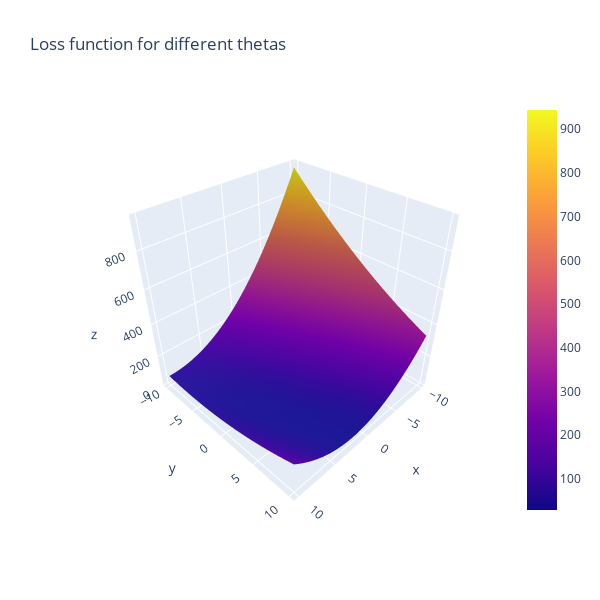

Write notebook code for a chart like this one.
### Code cell
#This figure shows the loss function.

#X = Theta0
#Y - Theta1
#Z = Loss
#Find where it is closest to 0 in X and Y!

#you can click/hold in the graph below to rotate!

fig = go.Figure(data=[go.Surface(x=theta1_vals, y=theta0_vals, z=J_vals)])
fig.update_layout(title='Loss function for different thetas', autosize=True,
                  width=600, height=600, xaxis_title='theta0', 
                 yaxis_title='theta1')
fig.show()

### Figure 1 — Plotly figure (JSON) as saved in the notebook; plotly's stock layout.template omitted (floating-point values rounded to 4 significant figures; data arrays with more than 128 entries replaced by an {"elided": "..."} marker saying what was removed)
{"data": [{"type": "surface", "x": [-10, -9.798, -9.596, -9.394, -9.192, -8.99, -8.788, -8.586, -8.384, -8.182, -7.98, -7.778, -7.576, -7.374, -7.172, -6.97, -6.768, -6.566, -6.364, -6.162, -5.96, -5.758, -5.556, -5.354, -5.152, -4.949, -4.747, -4.545, -4.343, -4.141, -3.939, -3.737, -3.535, -3.333, -3.131, -2.929, -2.727, -2.525, -2.323, -2.121, -1.919, -1.717, -1.515, -1.313, -1.111, -0.9091, -0.7071, -0.5051, -0.303, -0.101, 0.101, 0.303, 0.5051, 0.7071, 0.9091, 1.111, 1.313, 1.515, 1.717, 1.919, 2.121, 2.323, 2.525, 2.727, 2.929, 3.131, 3.333, 3.535, 3.737, 3.939, 4.141, 4.343, 4.545, 4.747, 4.949, 5.152, 5.354, 5.556, 5.758, 5.96, 6.162, 6.364, 6.566, 6.768, 6.97, 7.172, 7.374, 7.576, 7.778, 7.98, 8.182, 8.384, 8.586, 8.788, 8.99, 9.192, 9.394, 9.596, 9.798, 10], "y": [-10, -9.798, -9.596, -9.394, -9.192, -8.99, -8.788, -8.586, -8.384, -8.182, -7.98, -7.778, -7.576, -7.374, -7.172, -6.97, -6.768, -6.566, -6.364, -6.162, -5.96, -5.758, -5.556, -5.354, -5.152, -4.949, -4.747, -4.545, -4.343, -4.141, -3.939, -3.737, -3.535, -3.333, -3.131, -2.929, -2.727, -2.525, -2.323, -2.121, -1.919, -1.717, -1.515, -1.313, -1.111, -0.9091, -0.7071, -0.5051, -0.303, -0.101, 0.101, 0.303, 0.5051, 0.7071, 0.9091, 1.111, 1.313, 1.515, 1.717, 1.919, 2.121, 2.323, 2.525, 2.727, 2.929, 3.131, 3.333, 3.535, 3.737, 3.939, 4.141, 4.343, 4.545, 4.747, 4.949, 5.152, 5.354, 5.556, 5.758, 5.96, 6.162, 6.364, 6.566, 6.768, 6.97, 7.172, 7.374, 7.576, 7.778, 7.98, 8.182, 8.384, 8.586, 8.788, 8.99, 9.192, 9.394, 9.596, 9.798, 10], "z": {"elided": "100x100 float values"}}], "layout": {"autosize": true, "height": 600, "scene": {"aspectmode": "auto", "aspectratio": {"x": 1, "y": 1, "z": 1}, "camera": {"center": {"x": 0, "y": 0, "z": 0}, "eye": {"x": 1.419, "y": 1.419, "z": 1.419}, "projection": {"type": "perspective"}, "up": {"x": 0, "y": 0, "z": 1}}}, "title": {"text": "Loss function for different thetas"}, "width": 600, "xaxis": {"title": {"text": "theta0"}}, "yaxis": {"title": {"text": "theta1"}}}}
